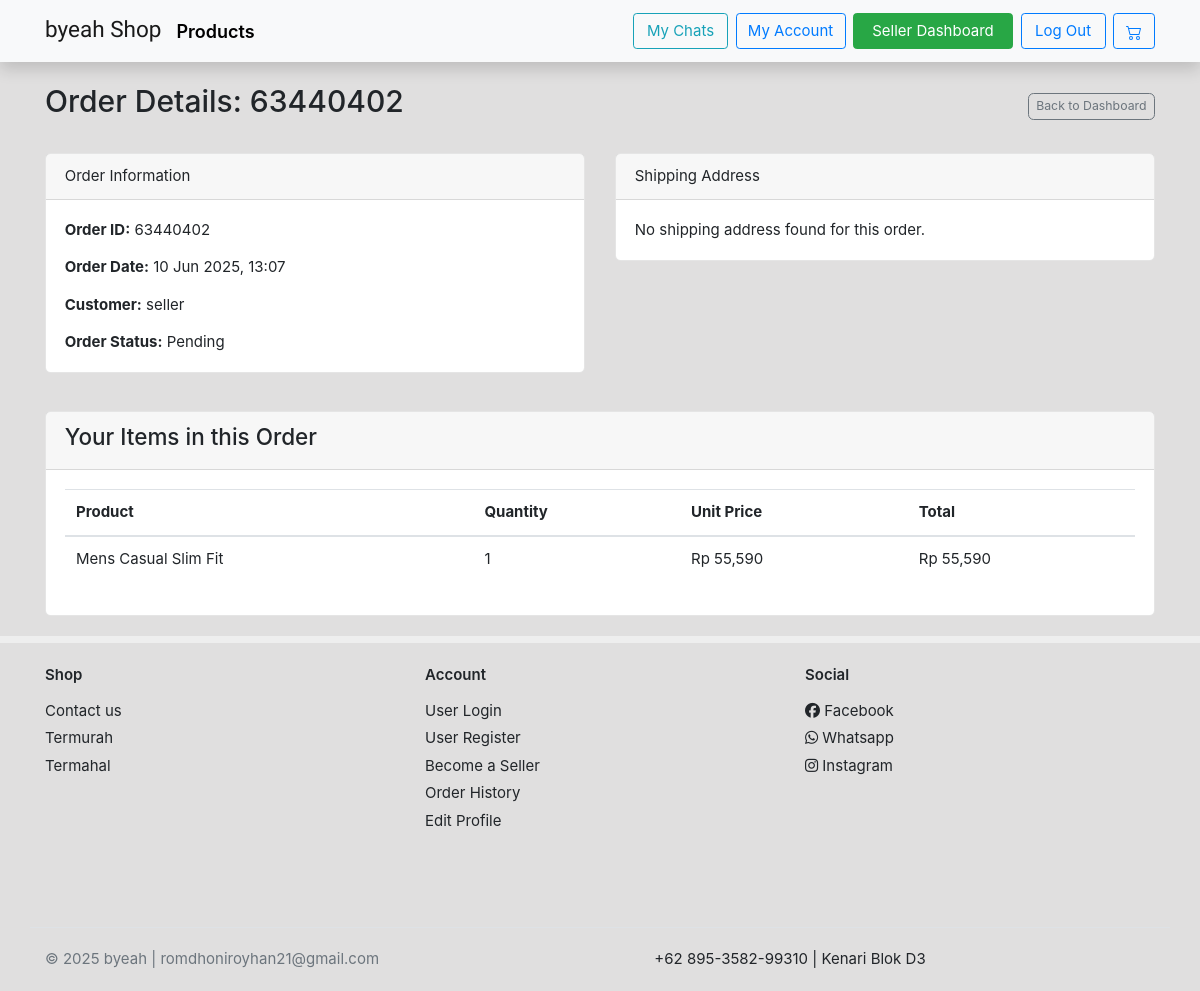
The page /customer/seller/order/63440402/ (signed in) on the database its author committed.
### home/models.py (models this page shows, shortened)
class Order(models.Model):
    user = models.ForeignKey(User, on_delete=models.CASCADE, null=True, blank= True)
    date_order = models.DateTimeField(auto_now_add=True)
    status = models.ForeignKey(OrderStatus, on_delete=models.PROTECT, null=True, blank=True)
    transaction_id = models.CharField(max_length=255, null=True, unique=True)

class OrderStatus(models.Model):
    name = models.CharField(max_length=50, unique=True, help_text="e.g., Pending, Processing, Shipped, Delivered, Cancelled")
    description = models.CharField(max_length=255, blank=True, null=True, help_text="Optional description of the status")
    is_default = models.BooleanField(default=False, help_text="Is this the default status for new orders?")
    is_final = models.BooleanField(default=False, help_text="Does this status mean the order is closed (e.g., Delivered, Cancelled)?")
    class Meta:
        verbose_name_plural = "Order Statuses"

class OrderItem(models.Model):
    product = models.ForeignKey(Product, null=True, on_delete=models.SET_NULL, blank=True)
    order = models.ForeignKey(Order, null=True, on_delete=models.SET_NULL, blank=True)
    quantity = models.IntegerField(default=0, null=True,blank=True)
    date_added = models.DateTimeField(auto_now_add=True)
    @property
    def get_total(self):
        print(self.quantity)
        return self.product.price * self.quantity

class Product(models.Model):
    category        = models.ForeignKey(Category,related_name='product', on_delete=models.CASCADE)
    seller          = models.ForeignKey(User, related_name='products', on_delete=models.CASCADE, null=True, blank=True)
    name            = models.CharField(max_length=255,unique=True)
    old_price       = models.DecimalField(blank=True,null=True,max_digits=12,decimal_places=2)
    price           = models.DecimalField(max_digits=12,decimal_places=2)
    main_image      = models.ImageField(upload_to='images/', blank=True, null=True)
    description     = models.TextField()
    upload_time     = models.DateField(auto_now_add=True)
    stock           = models.IntegerField(default=1)
    slug            = models.SlugField(blank=True)

### customers/views.py (the view)
# urls.py: path('seller/order/<str:order_transaction_id>/', seller_order_detail_view, name='seller_order_detail'),
@login_required
@seller_required
def seller_order_detail_view(request, order_transaction_id):
    try:
        from home.models import Order, OrderItem, ShippingAddress
        order = get_object_or_404(Order, transaction_id=order_transaction_id)
        order_items_for_seller = OrderItem.objects.filter(order=order, product__seller=request.user)
        shipping_address = ShippingAddress.objects.filter(order=order).first()
        context = {
            'order': order,
            'order_items_for_seller': order_items_for_seller,
            'shipping_address': shipping_address,
        }
        return render(request, 'sellers/seller_order_detail.html', context)
    except Order.DoesNotExist:
        messages.error(request, "Order not found or you do not have permission to view it.")
        return redirect('customers:seller_dashboard')
    except Exception as e:
        messages.error(request, "An error occurred while fetching order details.")
        print(f"Error in seller_order_detail_view (Transaction ID: {order_transaction_id}, User: {request.user.username}): Type: {type(e).__name__}, Details: {e}")
        return redirect('customers:seller_dashboard')

### templates/sellers/seller_order_detail.html (shortened to what this page needs)
{% extends 'base.html' %}
{% load static %}
{% load humanize %}
{% block content %}
<section class="under-nav">
    <div class="container mt-4">
        <header class="mb-4 d-flex justify-content-between align-items-center">
            <h2 class="card-title">Order Details: {{ order.transaction_id }}</h2>
            <a href="{% url 'seller_dashboard' %}" class="btn btn-outline-secondary btn-sm">Back to Dashboard</a>
        </header>
        <div class="row">
            <div class="col-md-6">
                <div class="card mb-3">
                    <div class="card-header">
                        Order Information
                    </div>
                    <div class="card-body">
                        <p><strong>Order ID:</strong> {{ order.transaction_id }}</p>
                        <p><strong>Order Date:</strong> {{ order.date_order|date:"d M Y, H:i" }}</p>
                        <p><strong>Customer:</strong> {{ order.user.username|default:"Guest Customer" }}</p>
                        <p><strong>Order Status:</strong> {{ order.status.name|default:"N/A" }}</p>
                    </div>
                </div>
            </div>
            <div class="col-md-6">
                <div class="card mb-3">
                    <div class="card-header">
                        Shipping Address
                    </div>
                    <div class="card-body">
                        {% if shipping_address %}
                            <p><strong>Email:</strong> {{ shipping_address.email|default:"N/A" }}</p>
                            <p><strong>City:</strong> {{ shipping_address.kota|default:"N/A" }}</p>
                            <p><strong>Address:</strong> {{ shipping_address.address|default:"N/A" }}</p>
                        {% else %}
                            <p>No shipping address found for this order.</p>
                        {% endif %}
                    </div>
                </div>
            </div>
        </div>
        <div class="card mt-4">
            <div class="card-header">
                <h4>Your Items in this Order</h4>
            </div>
            <div class="card-body">
                {% if order_items_for_seller %}
                    <div class="table-responsive">
                        <table class="table table-hover">
                            <thead>
                                <tr>
                                    <th scope="col">Product</th>
                                    <th scope="col">Quantity</th>
                                    <th scope="col">Unit Price</th>
                                    <th scope="col">Total</th>
                                </tr>
                            </thead>
                            <tbody>
                                {% for item in order_items_for_seller %}
                                <tr>
                                    <td>{{ item.product.name }}</td>
                                    <td>{{ item.quantity }}</td>
                                    <td>Rp {{ item.product.price|floatformat:0|intcomma }}</td>
                                    <td>Rp {{ item.get_total|floatformat:0|intcomma }}</td>
                                </tr>
                                {% endfor %}
                            </tbody>
                        </table>
                    </div>
                {% else %}
                    <p>You have no items in this specific order.</p>
                {% endif %}
            </div>
        </div>
    </div>
</section>
{% endblock content %}

### static/ui.css (style rules this page uses)
html { font-family: "Inter", sans-serif; font-size: 15px; }
p:last-child { margin-bottom: 0; }

### static/style.css (style rules this page uses)
body { background-color: rgba(168, 166, 166,.35); }
.under-nav { margin-top: 83px!important; }
.card { position: relative; display: flex; flex-direction: column; min-width: 0; word-wrap: break-word; background-color: #fff; background-clip: border-box; border: 1px solid rgba(0, 0, 0, 0.1); border-radius: 0.37rem; }
.card-body { background-size: cover; position: relative; z-index: 10; }
*, *::before, *::after { box-sizing: border-box; }

### rows shown on the page
Order: transaction_id "63440402", date_order "10 Jun 2025, 13:07", user.username "seller", status.name "Pending"
OrderItem: product.name "Mens Casual Slim Fit", quantity "1", product.price "55,590", get_total "55,590"
